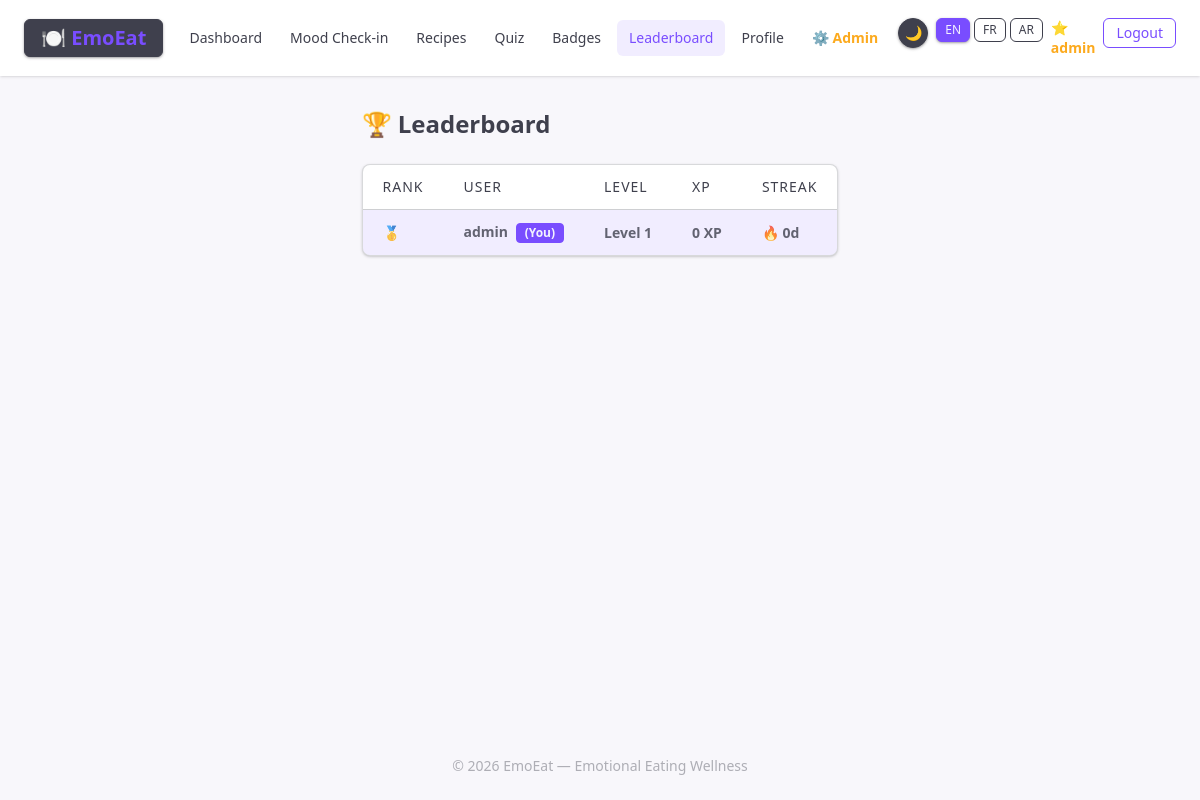
/leaderboard (signed in), run on the app's committed database.
### tables this page shows
CREATE TABLE IF NOT EXISTS users (
    id          INT AUTO_INCREMENT PRIMARY KEY,
    username    VARCHAR(50)  NOT NULL UNIQUE,
    email       VARCHAR(120) NOT NULL UNIQUE,
    password_hash VARCHAR(255) NOT NULL,
    avatar_url  VARCHAR(255) DEFAULT NULL,
    bio         TEXT         DEFAULT NULL,
    xp          INT          NOT NULL DEFAULT 0,
    level       INT          NOT NULL DEFAULT 1,
    streak_days INT          NOT NULL DEFAULT 0,
    last_login  DATETIME     DEFAULT NULL,
    is_admin    TINYINT(1)   NOT NULL DEFAULT 0,
    created_at  DATETIME     NOT NULL DEFAULT CURRENT_TIMESTAMP,
    updated_at  DATETIME     NOT NULL DEFAULT CURRENT_TIMESTAMP ON UPDATE CURRENT_TIMESTAMP
);

### app/Core/Controller.php (called while the page is built, shortened)
<?php
abstract class Controller
{
    protected function view(string $viewName, array $data = []): void
    {
        extract($data);
        $viewFile = BASE_PATH . '/app/Views/' . str_replace('.', '/', $viewName) . '.php';
        require $viewFile;
        require BASE_PATH . '/app/Views/layouts/main.php';
    }
    protected function requireAuth(): int
    {
        return Session::userId();
    }
}

### app/Controllers/GamificationController.php (called while the page is built, shortened)
<?php
class GamificationController extends Controller
{
    public function leaderboard(): void
    {
        $userId = $this->requireAuth();
        $leaders = User::query(
            "SELECT id, username, xp, level, streak_days
             FROM users
             ORDER BY xp DESC, level DESC
             LIMIT 20"
        );
        $this->view('gamification.leaderboard', compact('leaders', 'userId'));
    }
}

### app/Core/App.php (called while the page is built, shortened)
<?php
class App
{
    private static ?App $instance = null;
    private array $config;
    private Router $router;
    private function __construct(array $config)
    {
        $this->config = $config;
        $this->router = new Router();
    }
    public static function getInstance(array $config = []): self
    {
        if (self::$instance === null) {
            self::$instance = new self($config);
        }
        return self::$instance;
    }
    public function getConfig(): array
    {
        return $this->config;
    }
    private function registerRoutes(): void
    {
        $this->router->add('GET',  '/',             'Auth',           'loginForm');
        $this->router->add('GET',  '/login',        'Auth',           'loginForm');
        $this->router->add('POST', '/login',        'Auth',           'doLogin');
        $this->router->add('GET',  '/register',     'Auth',           'registerForm');
        $this->router->add('POST', '/register',     'Auth',           'doRegister');
        $this->router->add('GET',  '/logout',       'Auth',           'logout');
        $this->router->add('GET',  '/dashboard',    'Dashboard',      'index');
        $this->router->add('GET',  '/profile',      'Profile',        'index');
        $this->router->add('POST', '/profile',      'Profile',        'update');
        $this->router->add('GET',  '/checkin',      'Emotion',        'form');
        $this->router->add('POST', '/checkin',      'Emotion',        'submit');
        $this->router->add('GET',  '/recommendations', 'Recommendation', 'index');
        $this->router->add('GET',  '/quiz',         'Quiz',           'index');
        $this->router->add('POST', '/quiz/generate','Quiz',           'generate');
        $this->router->add('GET',  '/quiz/take/{id}', 'Quiz',        'take');
        $this->router->add('POST', '/quiz/submit',  'Quiz',           'submit');
        $this->router->add('GET',  '/quiz/result/{id}', 'Quiz',      'result');
        $this->router->add('GET',  '/badges',       'Gamification',   'badges');
        $this->router->add('GET',  '/leaderboard',  'Gamification',   'leaderboard');
        $this->router->add('GET',  '/lang/{locale}', 'Language',     'switchLang');
        $this->router->add('POST', '/api/quiz/generate', 'Api',      'generateQuiz');
        $this->router->add('POST', '/api/recommend',     'Api',      'recommend');
        $this->router->add('GET',  '/api/emotions',      'Api',      'emotions');
        $this->router->add('GET',  '/api/profile',       'Api',      'profile');
        $this->router->add('POST', '/api/mcp/invoke',    'Api',      'mcpInvoke');
        $this->router->add('GET',  '/admin',                'Admin', 'index');
        $this->router->add('GET',  '/admin/users',          'Admin', 'users');
        $this->router->add('GET',  '/admin/users/edit/{id}','Admin', 'userEdit');
        $this->router->add('POST', '/admin/users/edit/{id}','Admin', 'userUpdate');
        $this->router->add('POST', '/admin/users/delete/{id}','Admin','userDelete');
        $this->router->add('GET',  '/admin/llm',            'Admin', 'llmConfig');
        $this->router->add('POST', '/admin/llm',            'Admin', 'llmConfigSave');
        $this->router->add('POST', '/admin/llm/test',       'Admin', 'llmTest');
        $this->router->add('GET',  '/admin/mcp',            'Admin', 'mcpConfig');
        $this->router->add('POST', '/admin/mcp/test',       'Admin', 'mcpTest');
    }
    public function run(): void
    {
        $method = $_SERVER['REQUEST_METHOD'];
        $uri = parse_url($_SERVER['REQUEST_URI'], PHP_URL_PATH);
        $match = $this->router->match($method, $uri);
        $action = $match['action'];
        $params = $match['params'];
        $controller = new $controllerName($this->config);
        $controller->$action(...$params);
    }
}

### public/index.php (called while the page is built, shortened)
<?php
spl_autoload_register(function (string $class) {
    $prefix = 'App\\';
    $baseDir = BASE_PATH . '/app/';
    $relativeClass = substr($class, strlen($prefix));
    $file = $baseDir . str_replace('\\', '/', $relativeClass) . '.php';
});
$config = require BASE_PATH . '/app/Config/config.php';
$app = App::getInstance($config);
$app->run();

### app/Core/I18n.php (called while the page is built, shortened)
<?php
class I18n
{
    private static ?self $instance = null;
    private string $locale;
    private array  $messages = [];
    private function __construct(string $locale)
    {
        $this->locale = in_array($locale, self::SUPPORTED, true) ? $locale : 'en';
    }
    public static function getInstance(): self
    {
        if (self::$instance === null) {
            $locale = Session::get('locale', 'en');
            self::$instance = new self($locale);
        }
        return self::$instance;
    }
    public function t(string $key, mixed ...$args): string
    {
        $text = $this->messages[$key] ?? $key;
        if (!empty($args)) {
            $text = sprintf($text, ...$args);
        }
        return $text;
    }
    private function load(): void
    {
        $file = BASE_PATH . '/app/Lang/' . $this->locale . '.php';
        if (file_exists($file)) {
            $this->messages = require $file;
        }
    }
}
    function __(string $key, mixed ...$args): string
    {
        return \App\Core\I18n::getInstance()->t($key, ...$args);
    }

### app/Core/Model.php (called while the page is built, shortened)
<?php
abstract class Model
{
    protected static function pdo(): \PDO
    {
        $config = App::getInstance()->getConfig();
        return Database::getInstance($config['db'])->getPdo();
    }
    public static function query(string $sql, array $params = []): array
    {
        $stmt = static::pdo()->prepare($sql);
        $stmt->execute($params);
        return $stmt->fetchAll();
    }
}

### app/Core/Database.php (called while the page is built, shortened)
<?php
class Database
{
    private static ?Database $instance = null;
    private \PDO $pdo;
    private function __construct(array $dbConfig)
    {
        $dsn = sprintf(
            'mysql:host=%s;port=%s;dbname=%s;charset=utf8mb4',
            $dbConfig['host'],
            $dbConfig['port'],
            $dbConfig['name']
        );
        $this->pdo = new \PDO($dsn, $dbConfig['user'], $dbConfig['pass'], [
            \PDO::ATTR_ERRMODE            => \PDO::ERRMODE_EXCEPTION,
            \PDO::ATTR_DEFAULT_FETCH_MODE => \PDO::FETCH_ASSOC,
            \PDO::ATTR_EMULATE_PREPARES   => false,
        ]);
    }
    public static function getInstance(array $dbConfig): self
    {
        if (self::$instance === null) {
            self::$instance = new self($dbConfig);
        }
        return self::$instance;
    }
    public function getPdo(): \PDO
    {
        return $this->pdo;
    }
}

### app/Core/Session.php (called while the page is built, shortened)
<?php
class Session
{
    public static function isLoggedIn(): bool
    {
        return isset($_SESSION['user_id']) && $_SESSION['user_id'] > 0;
    }
    public static function userId(): int
    {
        return (int)($_SESSION['user_id'] ?? 0);
    }
}

### app/Views/gamification/leaderboard.php (the view, shortened to what this page needs)
<div>
    <h1 class="text-2xl font-bold mb-6"><?= __('leaderboard_heading') ?></h1>
    <div class="card card-border bg-base-100 overflow-hidden">
        <div class="overflow-x-auto">
            <table class="table table-zebra w-full">
                <thead>
                    <tr>
                        <th><?= __('leaderboard_rank') ?></th>
                        <th><?= __('leaderboard_user') ?></th>
                        <th><?= __('leaderboard_level') ?></th>
                        <th><?= __('leaderboard_xp') ?></th>
                        <th><?= __('leaderboard_streak') ?></th>
                    </tr>
                </thead>
                <tbody>
                    <?php foreach ($leaders as $i => $leader): ?>
                    <tr class="<?= (int)$leader['id'] === $userId ? 'bg-primary/10 font-semibold' : '' ?>">
                        <td>
                            <?php if ($i === 0): ?>🥇
                            <?php elseif ($i === 1): ?>🥈
                            <?php elseif ($i === 2): ?>🥉
                            <?php else: ?>#<?= $i + 1 ?>
                            <?php endif; ?>
                        </td>
                        <td>
                            <?= htmlspecialchars($leader['username']) ?>
                            <?php if ((int)$leader['id'] === $userId): ?>
                                <span class="badge badge-primary badge-sm ml-1"><?= __('leaderboard_you') ?></span>
                            <?php endif; ?>
                        </td>
                        <td>Level <?= (int)$leader['level'] ?></td>
                        <td><?= (int)$leader['xp'] ?> XP</td>
                        <td>🔥 <?= (int)$leader['streak_days'] ?>d</td>
                    </tr>
                    <?php endforeach; ?>
                </tbody>
            </table>
        </div>
    </div>
</div>

### data on the page
users: username "admin", level "1", xp "0", streak_days "0"

### other printed values
__('nav_dashboard') "Dashboard"
__('nav_checkin') "Mood Check-in"
__('nav_recipes') "Recipes"
__('nav_quiz') "Quiz"
__('nav_badges') "Badges"
__('nav_leaderboard') "Leaderboard"
__('nav_profile') "Profile"
__('nav_logout') "Logout"
__('leaderboard_heading') "🏆 Leaderboard"
__('leaderboard_rank') "RANK"
__('leaderboard_user') "USER"
__('leaderboard_level') "LEVEL"
__('leaderboard_xp') "XP"
__('leaderboard_streak') "STREAK"
